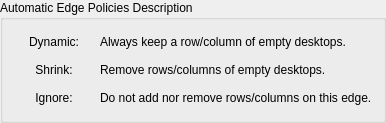
          <widget class="QGroupBox" name="groupBox_7">
           <property name="title">
            <string>Automatic Edge Policies Description</string>
           </property>
           <layout class="QGridLayout" name="gridLayout_7">
            <item row="0" column="0">
             <layout class="QFormLayout" name="formLayout_7">
              <property name="formAlignment">
               <set>Qt::AlignmentFlag::AlignLeading|Qt::AlignmentFlag::AlignLeft|Qt::AlignmentFlag::AlignVCenter</set>
              </property>
              <item row="0" column="0">
               <widget class="QPushButton" name="pushButton_17">
                <property name="sizePolicy">
                 <sizepolicy hsizetype="Minimum" vsizetype="Fixed">
                  <horstretch>0</horstretch>
                  <verstretch>0</verstretch>
                 </sizepolicy>
                </property>
                <property name="palette">
                 <palette>
                  <active>
                   <colorrole role="Highlight">
                    <brush brushstyle="SolidPattern">
                     <color alpha="0">
                      <red>61</red>
                      <green>174</green>
                      <blue>233</blue>
                     </color>
                    </brush>
                   </colorrole>
                   <colorrole role="Accent">
                    <brush brushstyle="SolidPattern">
                     <color alpha="0">
                      <red>61</red>
                      <green>174</green>
                      <blue>233</blue>
                     </color>
                    </brush>
                   </colorrole>
                  </active>
                  <inactive>
                   <colorrole role="Highlight">
                    <brush brushstyle="SolidPattern">
                     <color alpha="0">
                      <red>61</red>
                      <green>174</green>
                      <blue>233</blue>
                     </color>
                    </brush>
                   </colorrole>
                   <colorrole role="Accent">
                    <brush brushstyle="SolidPattern">
                     <color alpha="0">
                      <red>61</red>
                      <green>174</green>
                      <blue>233</blue>
                     </color>
                    </brush>
                   </colorrole>
                  </inactive>
                  <disabled>
                   <colorrole role="Accent">
                    <brush brushstyle="SolidPattern">
                     <color alpha="0">
                      <red>61</red>
                      <green>174</green>
                      <blue>233</blue>
                     </color>
                    </brush>
                   </colorrole>
                  </disabled>
                 </palette>
                </property>
                <property name="focusPolicy">
                 <enum>Qt::FocusPolicy::NoFocus</enum>
                </property>
                <property name="text">
                 <string>Dynamic:</string>
                </property>
                <property name="icon">
                 <iconset theme="view-refresh"/>
                </property>
                <property name="flat">
                 <bool>true</bool>
                </property>
               </widget>
              </item>
              <item row="0" column="1">
               <widget class="QLabel" name="label">
                <property name="text">
                 <string>Always keep a row/column of empty desktops.</string>
                </property>
               </widget>
              </item>
              <item row="1" column="0">
               <widget class="QPushButton" name="pushButton_18">
                <property name="sizePolicy">
                 <sizepolicy hsizetype="Minimum" vsizetype="Fixed">
                  <horstretch>0</horstretch>
                  <verstretch>0</verstretch>
                 </sizepolicy>
                </property>
                <property name="palette">
                 <palette>
                  <active>
                   <colorrole role="Highlight">
                    <brush brushstyle="SolidPattern">
                     <color alpha="0">
                      <red>61</red>
                      <green>174</green>
                      <blue>233</blue>
                     </color>
                    </brush>
                   </colorrole>
                   <colorrole role="Accent">
                    <brush brushstyle="SolidPattern">
                     <color alpha="0">
                      <red>61</red>
                      <green>174</green>
                      <blue>233</blue>
                     </color>
                    </brush>
                   </colorrole>
                  </active>
                  <inactive>
                   <colorrole role="Highlight">
                    <brush brushstyle="SolidPattern">
                     <color alpha="0">
                      <red>61</red>
                      <green>174</green>
                      <blue>233</blue>
                     </color>
                    </brush>
                   </colorrole>
                   <colorrole role="Accent">
                    <brush brushstyle="SolidPattern">
                     <color alpha="0">
                      <red>61</red>
                      <green>174</green>
                      <blue>233</blue>
                     </color>
                    </brush>
                   </colorrole>
                  </inactive>
                  <disabled>
                   <colorrole role="Accent">
                    <brush brushstyle="SolidPattern">
                     <color alpha="0">
                      <red>61</red>
                      <green>174</green>
                      <blue>233</blue>
                     </color>
                    </brush>
                   </colorrole>
                  </disabled>
                 </palette>
                </property>
                <property name="focusPolicy">
                 <enum>Qt::FocusPolicy::NoFocus</enum>
                </property>
                <property name="text">
                 <string>Shrink:</string>
                </property>
                <property name="icon">
                 <iconset theme="list-remove"/>
                </property>
                <property name="flat">
                 <bool>true</bool>
                </property>
               </widget>
              </item>
              <item row="1" column="1">
               <widget class="QLabel" name="label_2">
                <property name="text">
                 <string>Remove rows/columns of empty desktops.</string>
                </property>
               </widget>
              </item>
              <item row="2" column="0">
               <widget class="QPushButton" name="pushButton_19">
                <property name="sizePolicy">
                 <sizepolicy hsizetype="Minimum" vsizetype="Fixed">
                  <horstretch>0</horstretch>
                  <verstretch>0</verstretch>
                 </sizepolicy>
                </property>
                <property name="palette">
                 <palette>
                  <active>
                   <colorrole role="Highlight">
                    <brush brushstyle="SolidPattern">
                     <color alpha="0">
                      <red>61</red>
                      <green>174</green>
                      <blue>233</blue>
                     </color>
                    </brush>
                   </colorrole>
                   <colorrole role="Accent">
                    <brush brushstyle="SolidPattern">
                     <color alpha="0">
                      <red>61</red>
                      <green>174</green>
                      <blue>233</blue>
                     </color>
                    </brush>
                   </colorrole>
                  </active>
                  <inactive>
                   <colorrole role="Highlight">
                    <brush brushstyle="SolidPattern">
                     <color alpha="0">
                      <red>61</red>
                      <green>174</green>
                      <blue>233</blue>
                     </color>
                    </brush>
                   </colorrole>
                   <colorrole role="Accent">
                    <brush brushstyle="SolidPattern">
                     <color alpha="0">
                      <red>61</red>
                      <green>174</green>
                      <blue>233</blue>
                     </color>
                    </brush>
                   </colorrole>
                  </inactive>
                  <disabled>
                   <colorrole role="Accent">
                    <brush brushstyle="SolidPattern">
                     <color alpha="0">
                      <red>61</red>
                      <green>174</green>
                      <blue>233</blue>
                     </color>
                    </brush>
                   </colorrole>
                  </disabled>
                 </palette>
                </property>
                <property name="focusPolicy">
                 <enum>Qt::FocusPolicy::NoFocus</enum>
                </property>
                <property name="text">
                 <string>Ignore:</string>
                </property>
                <property name="icon">
                 <iconset theme="dialog-cancel"/>
                </property>
                <property name="flat">
                 <bool>true</bool>
                </property>
               </widget>
              </item>
              <item row="2" column="1">
               <widget class="QLabel" name="label_3">
                <property name="text">
                 <string>Do not add nor remove rows/columns on this edge.</string>
                </property>
               </widget>
              </item>
             </layout>
            </item>
           </layout>
          </widget>
